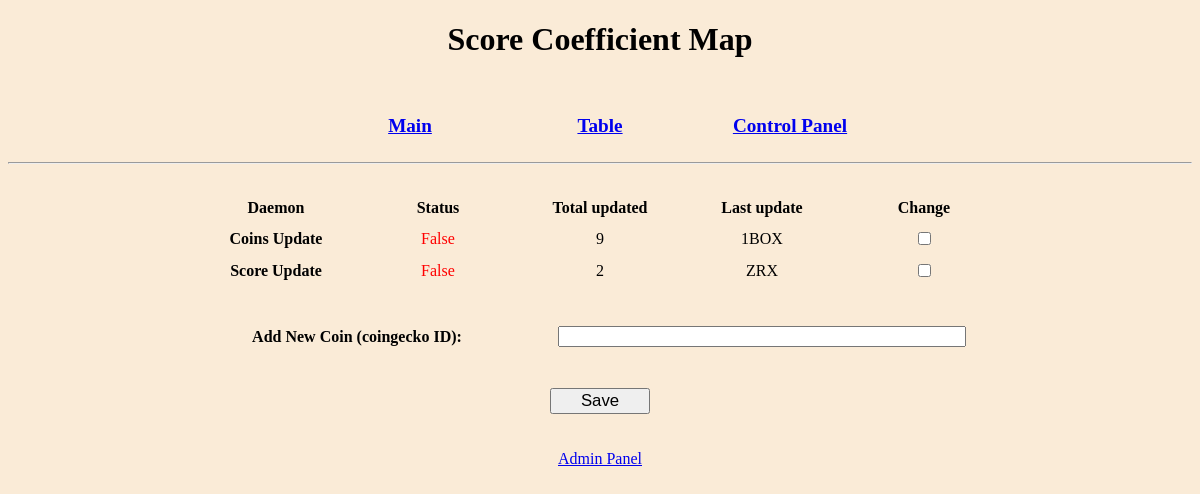
Before: /control/ (signed in) with the older database file.
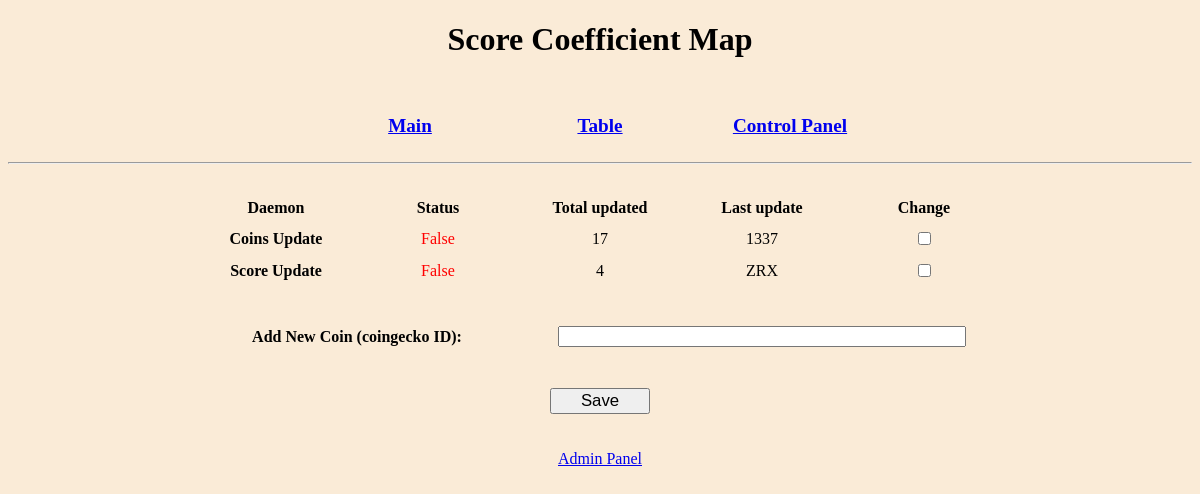
After: the same page with the newer database file.
### webstat/models.py (models this page shows)
class DaemonModel(models.Model):
    coins_update_status = models.BooleanField()
    coins_total_updated = models.IntegerField(default=0)
    coins_current_update = models.CharField(max_length=15, blank=True, default="")
    coins_message = models.CharField(max_length=300, blank=True, null=True, default="")
    score_update_status = models.BooleanField()
    score_total_updated = models.IntegerField(default=0)
    score_current_update = models.CharField(max_length=15, blank=True, default="")
    score_message = models.CharField(max_length=300, blank=True, null=True, default="")
    class Meta:
        db_table = "daemon_service"

### webstat/views.py (the view, shortened to what this page needs)
# urls.py: path("control/", views.control_view, name="control"),
@staff_member_required
def control_view(request):
    daemon = DaemonModel.objects.get(pk=1)
    initial = {"coins_update_status": daemon.coins_update_status, "score_update_status": daemon.score_update_status}
    form = ControlForm(initial=initial)
    info = {
        "coins_total_updated": daemon.coins_total_updated,
        "coins_current_update": daemon.coins_current_update,
        "coins_message": daemon.coins_message,
        "score_total_updated": daemon.score_total_updated,
        "score_current_update": daemon.score_current_update,
        "score_message": daemon.score_message,
    }
    context = {"form": form, "info": info}
    return render(request, "webstat/control.html", context=context)

### webstat/forms.py
class ControlForm(forms.Form):
    coins_update_status = forms.BooleanField(required=False)
    score_update_status = forms.BooleanField(required=False)
    new_coin = forms.CharField(max_length=60, required=False)

### webstat/templates/webstat/control.html (shortened to what this page needs)
{% extends "base.html" %}
{% block content %}
    <form method="post">
        <table>
            <tr>
                <td style="width: 150px;"><strong>Daemon</strong></td>
                <td style="width: 150px;"><strong>Status</strong></td>
                <td style="width: 150px;"><strong>Total updated</strong></td>
                <td style="width: 150px;"><strong>Last update</strong></td>
                <td style="width: 150px;"><strong>Change</strong></td>
            </tr>
            <tr>
                <td><strong>Coins Update</strong></td>
                <td>
                    {% if form.coins_update_status.value %}
                        <span style="color: green;">{{ form.coins_update_status.value }}</span>
                    {% else %}
                        <span style="color: red;">{{ form.coins_update_status.value }}</span>
                    {% endif %}
                </td>
                <td>{{ info.coins_total_updated }}</td>
                <td>{{ info.coins_current_update }}</td>
                <td>{{ form.coins_update_status }}</td>
            </tr>
            <tr>
                <td><strong>Score Update</strong></td>
                <td>
                    {% if form.score_update_status.value %}
                        <span style="color: green;">{{ form.score_update_status.value }}</span>
                    {% else %}
                        <span style="color: red;">{{ form.score_update_status.value }}</span>
                    {% endif %}
                </td>
                <td>{{ info.score_total_updated }}</td>
                <td>{{ info.score_current_update }}</td>
                <td>{{ form.score_update_status }}</td>
            </tr>
            <tr>
                <th colspan="2" style="padding: 40px;">
                    Add New Coin (coingecko ID):
                </th>
                <td colspan="3">
                    <input type="text" maxlength="60" name="{{ form.new_coin.name }}" style="width: 400px;">
                </td>
            </tr>
        </table>
        <input type="submit" value="Save" style="font-size: 1.05em; width: 100px;">
    </form>
    <br><br>
    <a href="/admin/" target="_blank">Admin Panel</a>
{% endblock %}

Changed rows visible on the page:
changed DaemonModel "ZRX": coins_current_update "1BOX" → "1337"
Other visible differences:
{{ info.coins_total_updated }}: "9" → "17"
{{ info.score_total_updated }}: "2" → "4"
